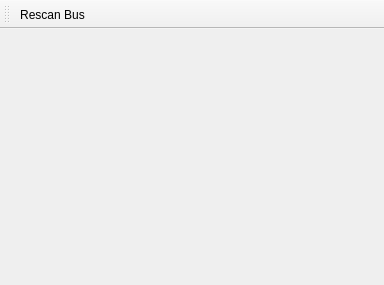
<?xml version="1.0" encoding="UTF-8"?>
<ui version="4.0">
  <class>MainWindow</class>
  <widget class="QMainWindow" name="MainWindow">

    <!-- basic window layout -->
    <widget class="ChartWidget" name="chart">
      <property name="minimumSize">
	<size><width>384</width><height>256</height></size>
      </property>
    </widget>

    <!-- toolbars -->
    <widget class="QToolBar" name="toolBar">
      <attribute name="toolBarArea">
	<enum>TopToolBarArea</enum>
      </attribute>
      <attribute name="toolBarBreak">
	<bool>false</bool>
      </attribute>
      <addaction name="actionRescan_bus"/>
    </widget>

    <!-- actions -->
    <action name="actionRescan_bus">
      <property name="text">
	<string>&amp;Rescan Bus</string>
      </property>
    </action>
  </widget>

  <customwidgets>
    <customwidget>
      <class>ChartWidget</class>
      <extends>QWidget</extends>
      <header>chartwidget.h</header>
    </customwidget>
  </customwidgets>

  <resources/>

  <connections>
    <connection>
      <sender>testAmount</sender>
      <signal>valueChanged(int)</signal>
      <receiver>MainWindow</receiver>
      <slot>valueChanged(int)</slot>
    </connection>
  </connections>
</ui>
